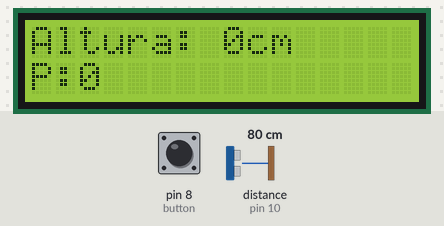
Bench run of a sketch on a simulated Arduino Uno, built with avr-gcc and run on an emulated ATmega328P. On the bench: 16×2 character LCD. The test bench sets the inputs (shaded band); at power-on: pin 8 (button) HIGH, distance to the obstacle (sensor on pin 10) 80 cm. The echo pulse lasts 58.3 µs per cm; what the sketch prints to the serial monitor is not drawn.

Above: at 1.2 s.
1.3 s: pin 8 (button) pulled LOW for 3.2 s
At 5.3 s:
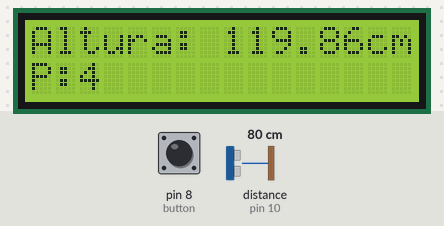
6.0 s: pin 8 (button) pulled LOW for 0.15 s
At 7.1 s:
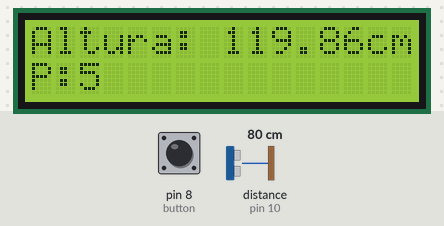
Timing chart, 0 to 9.0 s (numbered marks = the images above; inputs shaded):
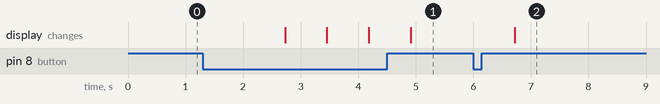

The sketch:

CODIGOALTURA.ino
```cpp
#include <LiquidCrystal_I2C.h>

int TRIG = 9;
int ECO = 10;
float DURACION;
float DISTANCIA;
float di;
float df;
LiquidCrystal_I2C lcd(0x27,16,2);
int button = 8;
int pulsaciones = 0;
bool firstPress = true;
int totaldistancia=0;

void setup(){

  pinMode(TRIG,OUTPUT);
  pinMode(ECO,INPUT);
  Serial.begin(9600);
  lcd.init();
  lcd.backlight();
  pinMode(button,INPUT_PULLUP);
  lcd.setCursor(0,0);
  lcd.print("Altura: 0cm");
  lcd.setCursor(0,1);
  lcd.print("P:0");
}
void loop(){
  if(digitalRead(button) == LOW)
  {
    delay(700);
    if(firstPress){

      di = 200;
      firstPress = false;
    } else {
      pulsaciones++;
      if (pulsaciones % 1 == 0){
        df = di - DISTANCIA;
        totaldistancia += df;
        Serial.println("Altura:");
        Serial.print(df);
        Serial.println("cm");
        Serial.println("Pulsaciones: ");
        Serial.print(pulsaciones);
        Serial.println();
        Serial.println("Promedio: ");
        if (135<(totaldistancia/(pulsaciones/1))<200){
          Serial.print(totaldistancia/(pulsaciones/1));
          Serial.println("cm");
        }
        lcd.setCursor(0,0);
        lcd.print("Altura: ");
        lcd.print(df);
        lcd.print("cm");
        lcd.setCursor(0,1);
        lcd.print("P:");
        lcd.print(pulsaciones/1);
        lcd.setCursor(5,1);
      }
     }
     digitalWrite(TRIG, HIGH);
     delay(1);
     digitalWrite(TRIG,LOW);
     DURACION = pulseIn(ECO, HIGH);
     DISTANCIA = (DURACION/58.2);
  }
}
// by vstian
```

Measured:
- after the input at 1.3 s, the display: first changes after 1.4 s (image 1 shows a later state)
- after the input at 6.0 s, the display: changes after 0.72 s (image 2)
